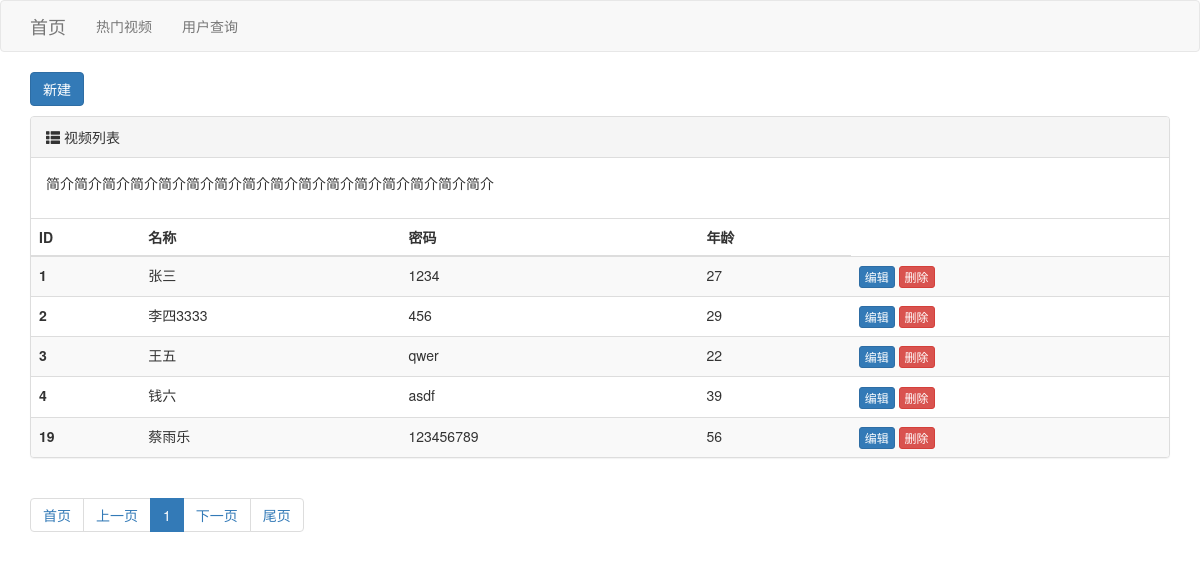
The app's page /index/ with its own data.
### app01/models.py (models this page shows)
class UserInfo(models.Model):
    name = models.CharField(verbose_name="姓名", max_length=32)
    password = models.CharField(verbose_name="密码", max_length=32)
    age = models.IntegerField(verbose_name="年龄")

### app01/myView/user.py (the view)
# urls.py: path('index/', user.index),
def index(request):
    data_list = models.UserInfo.objects.all()
    page_object = Pageination(request, data_list, page_size=10)
    context = {
        "data": page_object.page_queryset,
        "page_string": page_object.html(),
    }
    return render(request, "index.html", context)

### app01/templates/index.html
{% extends 'layout.html' %}
{% block content %}
    <div class="container">
        <div style="margin-bottom: 10px">
            <a class="btn btn-primary" href="/adduser/">新建</a>
        </div>
        <div class="panel panel-default">
            <div class="panel-heading">
                <span class="glyphicon glyphicon-th-list" aria-hidden="true"></span>
                视频列表
            </div>
            <div class="panel-body">
                <p>简介简介简介简介简介简介简介简介简介简介简介简介简介简介简介简介</p>
            </div>
            <table class="table table-striped">
                <thead>
                <tr>
                    <th>ID</th>
                    <th>名称</th>
                    <th>密码</th>
                    <th>年龄</th>
                </tr>
                </thead>
                <tbody>
                {% for i in data %}
                    <tr>
                        <th scope="row">{{ i.id }}</th>
                        <td>{{ i.name }}</td>
                        <td>{{ i.password }}</td>
                        <td>{{ i.age }}</td>
                        <td>
                            <a class="btn btn-primary btn-xs" href="/edituser/{{ i.id }}/">编辑</a>
                            <a class="btn btn-danger btn-xs" href="/delete/{{ i.id }}">删除</a>
                        </td>
                    </tr>
                {% endfor %}
                </tbody>
            </table>
        </div>
        <div>
            {{ page_string }}
        </div>
    </div>
{% endblock %}

### records on screen
UserInfo: id "1", name "张三", password "1234", age "27"
UserInfo: id "2", name "李四3333", password "456", age "29"
UserInfo: id "3", name "王五", password "qwer", age "22"
UserInfo: id "4", name "钱六", password "asdf", age "39"
UserInfo: id "19", name "蔡雨乐", password "123456789", age "56"

### other values on screen
{{ page_string }} "首页 上一页 1 下一页 尾页"
